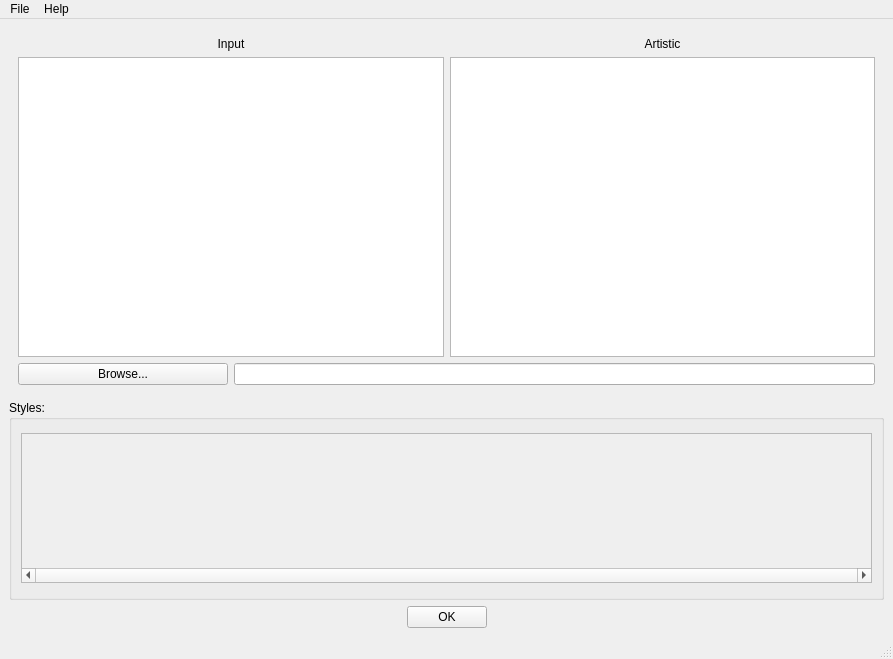
<?xml version="1.0" encoding="UTF-8"?>
<ui version="4.0">
 <class>MainWindow</class>
 <widget class="QMainWindow" name="MainWindow">
  <property name="geometry">
   <rect>
    <x>0</x>
    <y>0</y>
    <width>893</width>
    <height>659</height>
   </rect>
  </property>
  <property name="windowTitle">
   <string>DeepArt</string>
  </property>
  <widget class="QWidget" name="centralwidget">
   <layout class="QGridLayout" name="gridLayout">
    <item row="4" column="1">
     <widget class="QPushButton" name="okButton">
      <property name="text">
       <string>OK</string>
      </property>
     </widget>
    </item>
    <item row="3" column="0" colspan="3">
     <widget class="QGroupBox" name="groupBox">
      <property name="sizePolicy">
       <sizepolicy hsizetype="Expanding" vsizetype="Expanding">
        <horstretch>0</horstretch>
        <verstretch>0</verstretch>
       </sizepolicy>
      </property>
      <property name="minimumSize">
       <size>
        <width>0</width>
        <height>200</height>
       </size>
      </property>
      <property name="maximumSize">
       <size>
        <width>16777215</width>
        <height>200</height>
       </size>
      </property>
      <property name="sizeIncrement">
       <size>
        <width>0</width>
        <height>0</height>
       </size>
      </property>
      <property name="baseSize">
       <size>
        <width>0</width>
        <height>0</height>
       </size>
      </property>
      <property name="title">
       <string>Styles:</string>
      </property>
      <layout class="QHBoxLayout" name="horizontalLayout">
       <item>
        <widget class="QScrollArea" name="scrollArea">
         <property name="sizePolicy">
          <sizepolicy hsizetype="Expanding" vsizetype="Expanding">
           <horstretch>0</horstretch>
           <verstretch>0</verstretch>
          </sizepolicy>
         </property>
         <property name="minimumSize">
          <size>
           <width>0</width>
           <height>150</height>
          </size>
         </property>
         <property name="maximumSize">
          <size>
           <width>16777215</width>
           <height>150</height>
          </size>
         </property>
         <property name="verticalScrollBarPolicy">
          <enum>Qt::ScrollBarAlwaysOff</enum>
         </property>
         <property name="horizontalScrollBarPolicy">
          <enum>Qt::ScrollBarAlwaysOn</enum>
         </property>
         <property name="widgetResizable">
          <bool>true</bool>
         </property>
         <widget class="QWidget" name="scrollAreaWidgetContents">
          <property name="geometry">
           <rect>
            <x>0</x>
            <y>0</y>
            <width>853</width>
            <height>131</height>
           </rect>
          </property>
          <property name="sizePolicy">
           <sizepolicy hsizetype="Expanding" vsizetype="Expanding">
            <horstretch>0</horstretch>
            <verstretch>0</verstretch>
           </sizepolicy>
          </property>
          <layout class="QHBoxLayout" name="horizontalLayout_2"/>
         </widget>
        </widget>
       </item>
      </layout>
     </widget>
    </item>
    <item row="1" column="0" rowspan="2" colspan="3">
     <widget class="QWidget" name="widget" native="true">
      <property name="sizePolicy">
       <sizepolicy hsizetype="Expanding" vsizetype="Expanding">
        <horstretch>0</horstretch>
        <verstretch>0</verstretch>
       </sizepolicy>
      </property>
      <layout class="QGridLayout" name="gridLayout_2">
       <item row="2" column="0" colspan="2">
        <widget class="QGraphicsView" name="inputImageView">
         <property name="sizePolicy">
          <sizepolicy hsizetype="Expanding" vsizetype="Expanding">
           <horstretch>0</horstretch>
           <verstretch>0</verstretch>
          </sizepolicy>
         </property>
        </widget>
       </item>
       <item row="3" column="0">
        <widget class="QPushButton" name="browseButton">
         <property name="sizePolicy">
          <sizepolicy hsizetype="Minimum" vsizetype="Fixed">
           <horstretch>0</horstretch>
           <verstretch>1</verstretch>
          </sizepolicy>
         </property>
         <property name="text">
          <string>Browse...</string>
         </property>
        </widget>
       </item>
       <item row="0" column="0" colspan="2">
        <widget class="QLabel" name="label">
         <property name="text">
          <string>Input</string>
         </property>
         <property name="alignment">
          <set>Qt::AlignCenter</set>
         </property>
        </widget>
       </item>
       <item row="2" column="2" colspan="2">
        <widget class="QGraphicsView" name="styleImageView">
         <property name="sizePolicy">
          <sizepolicy hsizetype="Expanding" vsizetype="Expanding">
           <horstretch>0</horstretch>
           <verstretch>0</verstretch>
          </sizepolicy>
         </property>
        </widget>
       </item>
       <item row="3" column="1" colspan="3">
        <widget class="QLineEdit" name="browseLineEdit">
         <property name="sizePolicy">
          <sizepolicy hsizetype="Minimum" vsizetype="Fixed">
           <horstretch>0</horstretch>
           <verstretch>0</verstretch>
          </sizepolicy>
         </property>
        </widget>
       </item>
       <item row="0" column="2" colspan="2">
        <widget class="QLabel" name="label_2">
         <property name="text">
          <string>Artistic</string>
         </property>
         <property name="alignment">
          <set>Qt::AlignCenter</set>
         </property>
        </widget>
       </item>
      </layout>
     </widget>
    </item>
    <item row="4" column="0">
     <spacer name="horizontalSpacer">
      <property name="orientation">
       <enum>Qt::Horizontal</enum>
      </property>
      <property name="sizeHint" stdset="0">
       <size>
        <width>40</width>
        <height>20</height>
       </size>
      </property>
     </spacer>
    </item>
    <item row="4" column="2">
     <spacer name="horizontalSpacer_2">
      <property name="orientation">
       <enum>Qt::Horizontal</enum>
      </property>
      <property name="sizeHint" stdset="0">
       <size>
        <width>40</width>
        <height>20</height>
       </size>
      </property>
     </spacer>
    </item>
   </layout>
  </widget>
  <widget class="QMenuBar" name="menubar">
   <property name="geometry">
    <rect>
     <x>0</x>
     <y>0</y>
     <width>893</width>
     <height>21</height>
    </rect>
   </property>
   <widget class="QMenu" name="menuFile">
    <property name="title">
     <string>File</string>
    </property>
    <addaction name="actionPreferences"/>
    <addaction name="actionExit"/>
   </widget>
   <widget class="QMenu" name="menuAbout">
    <property name="title">
     <string>Help</string>
    </property>
    <addaction name="actionAbout"/>
   </widget>
   <addaction name="menuFile"/>
   <addaction name="menuAbout"/>
  </widget>
  <widget class="QStatusBar" name="statusbar"/>
  <action name="actionPreferences">
   <property name="text">
    <string>Preferences</string>
   </property>
  </action>
  <action name="actionExit">
   <property name="text">
    <string>Exit</string>
   </property>
  </action>
  <action name="actionAbout">
   <property name="text">
    <string>About</string>
   </property>
  </action>
 </widget>
 <resources/>
 <connections/>
</ui>
